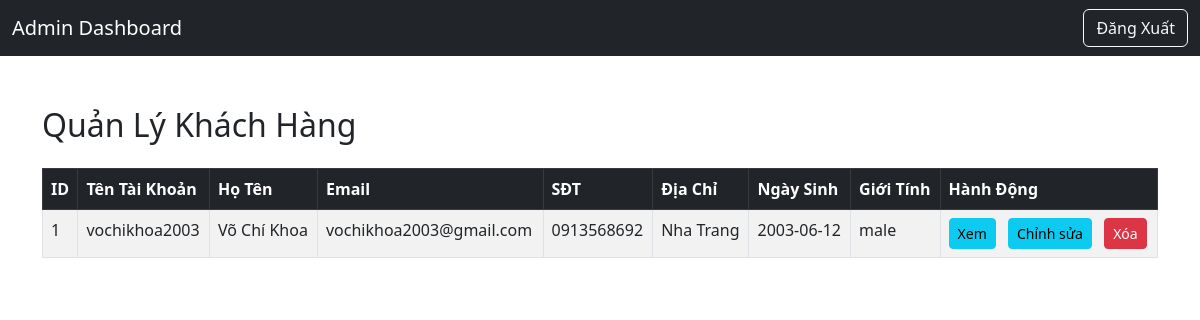
Page /admin_customers.php (signed in) on the committed database.
### tables this page shows
CREATE TABLE `taikhoan` (
  `ma_tai_khoan` int(11) NOT NULL,
  `ho_ten` text NOT NULL,
  `ten_tai_khoan` text NOT NULL,
  `email` text NOT NULL,
  `sdt` text NOT NULL,
  `dia_chi` text NOT NULL,
  `mat_khau` text NOT NULL,
  `ngay_sinh` date NOT NULL,
  `gioi_tinh` text NOT NULL
);

### admin_customers.php (the view, shortened to what this page needs)
<?php
include("config.php");
$sql = "SELECT * FROM taikhoan";
$result = mysqli_query($conn, $sql);
?>
<!DOCTYPE html>
<html lang="vi-VN">
<head>
    <link href="https://cdn.jsdelivr.net/npm/bootstrap@5.3.0/dist/css/bootstrap.min.css" rel="stylesheet">
</head>
<body>
<nav class="navbar navbar-expand-lg navbar-dark bg-dark">
    <div class="container-fluid">
        <a class="navbar-brand" href="admin_dashboard.php">Admin Dashboard</a>
        <div class="d-flex">
            <a href="logout_admin.php" class="btn btn-outline-light">Đăng Xuất</a>
        </div>
    </div>
</nav>
<div class="container customers-container">
    <div class="d-flex justify-content-between mb-3">
        <h2>Quản Lý Khách Hàng</h2>
    </div>
    <table class="table table-striped table-bordered">
        <thead class="table-dark">
            <tr>
                <th>ID</th>
                <th>Tên Tài Khoản</th>
                <th>Họ Tên</th>
                <th>Email</th>
                <th>SĐT</th>
                <th>Địa Chỉ</th>
                <th>Ngày Sinh</th>
                <th>Giới Tính</th>
                <th>Hành Động</th>
            </tr>
        </thead>
        <tbody>
            <?php
            if ($result && mysqli_num_rows($result) > 0) {
                while($row = mysqli_fetch_assoc($result)) {
                    echo "<tr>";
                    echo "<td>".htmlspecialchars($row['ma_tai_khoan'])."</td>";
                    echo "<td>".htmlspecialchars($row['ten_tai_khoan'])."</td>";
                    echo "<td>".htmlspecialchars($row['ho_ten'])."</td>";
                    echo "<td>".htmlspecialchars($row['email'])."</td>";
                    echo "<td>".htmlspecialchars($row['sdt'])."</td>";
                    echo "<td>".htmlspecialchars($row['dia_chi'])."</td>";
                    echo "<td>".htmlspecialchars($row['ngay_sinh'])."</td>";
                    echo "<td>".htmlspecialchars($row['gioi_tinh'])."</td>";
                    echo "<td>
                            <a href='admin_view_customer.php?id=".$row['ma_tai_khoan']."' class='btn btn-sm btn-info me-2'>Xem</a>
                            <a href='admin_edit_customer.php?id=".$row['ma_tai_khoan']."' class='btn btn-sm btn-info me-2'>Chỉnh sửa</a>
                            <a href='admin_delete_customer.php?id=".$row['ma_tai_khoan']."' class='btn btn-sm btn-danger' onclick=\"return confirm('Bạn có chắc chắn muốn xóa khách hàng này?');\">Xóa</a>
                          </td>";
                    echo "</tr>";
                }
            } else {
                echo "<tr><td colspan='9' class='text-center'>Không có khách hàng nào.</td></tr>";
            }
            ?>
        </tbody>
    </table>
</div>
</body>
</html>

### admin_customers.php (style rules this page uses)
.customers-container { margin-top: 50px; margin-bottom: 50px; }

### rows in the picture
taikhoan: ma_tai_khoan "1", ten_tai_khoan "vochikhoa2003", ho_ten "Võ Chí Khoa", email "vochikhoa2003@gmail.com", sdt "0913568692", dia_chi "Nha Trang", ngay_sinh "2003-06-12", gioi_tinh "male"
